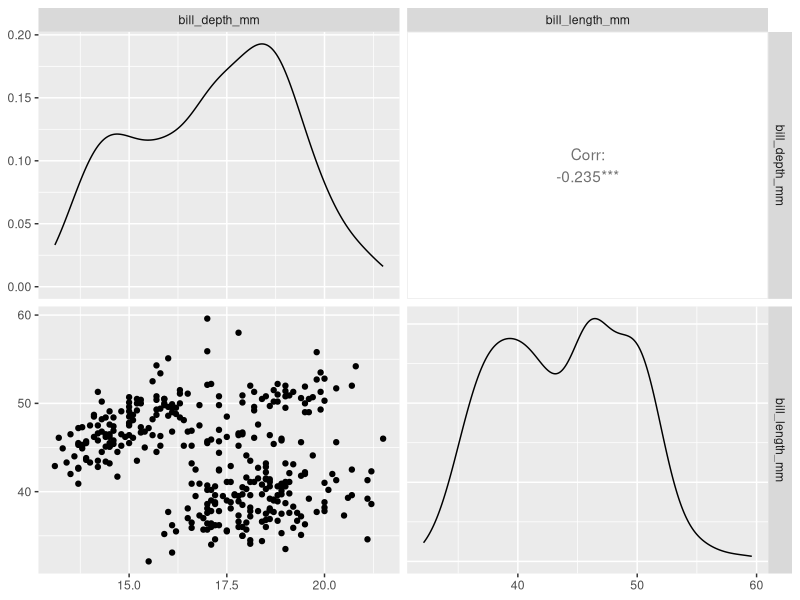
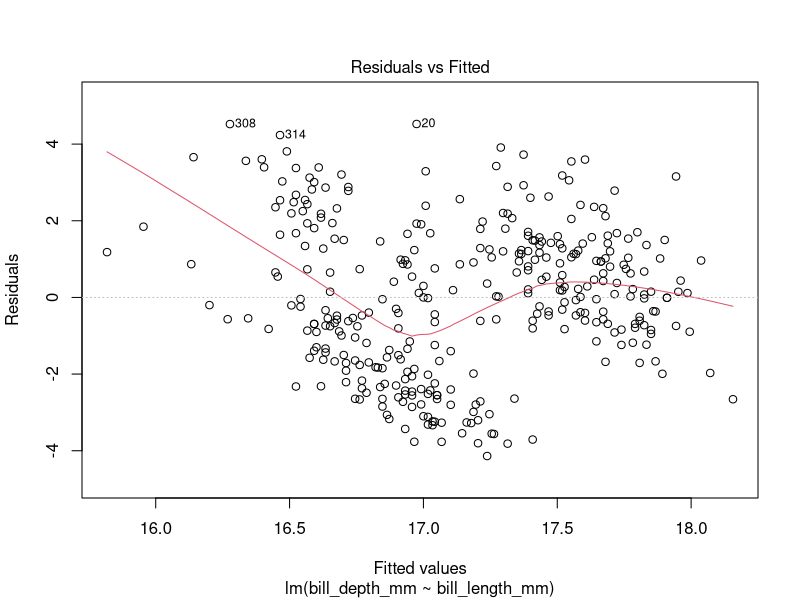
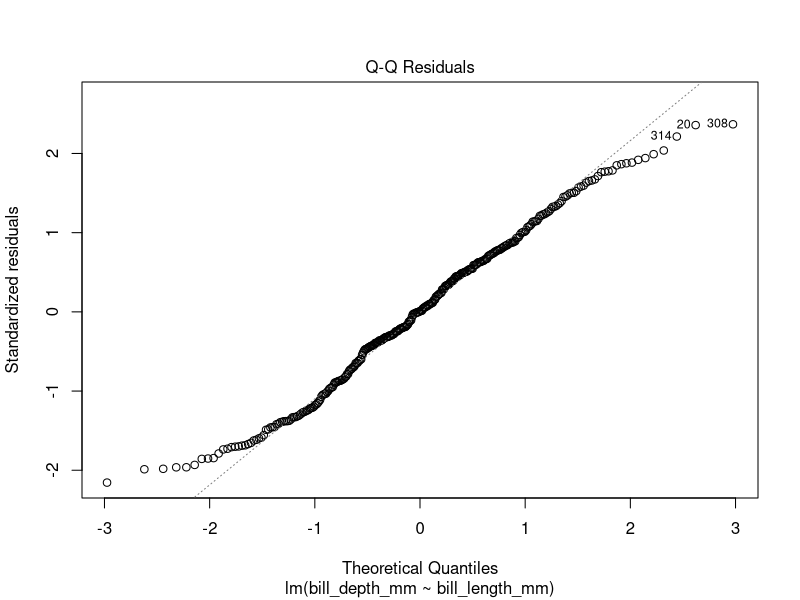
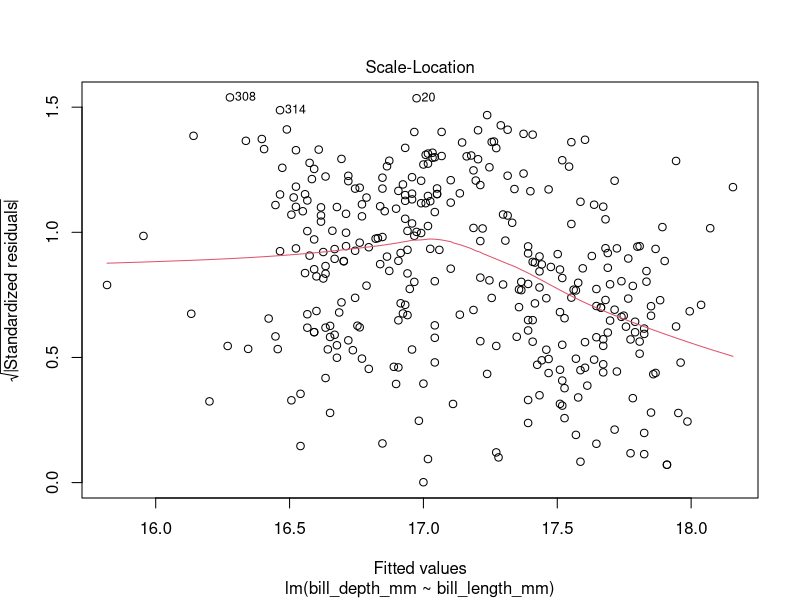
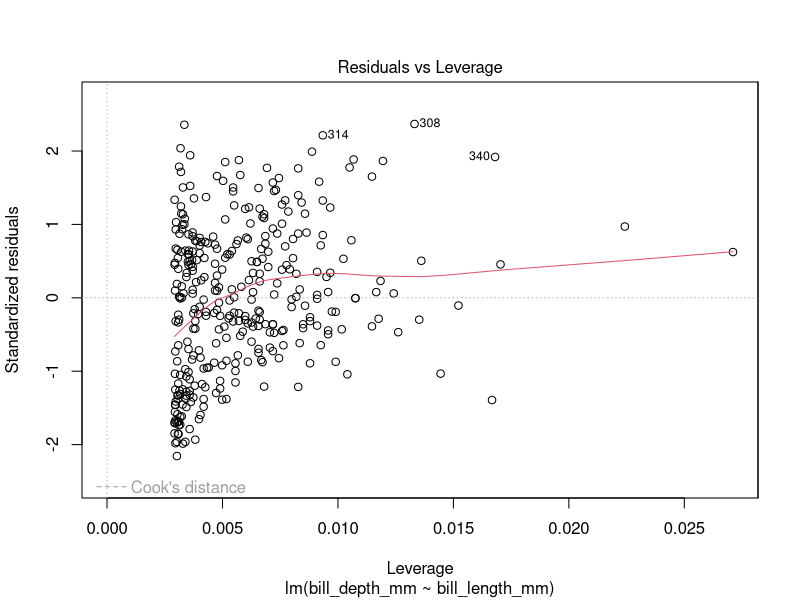

Reproduce these figures in R, in order.
## ---- chunk 1
knitr::opts_chunk$set(fig.width=6, fig.asp = 0.618) 
## ---- chunk 2
library(tidyverse)
library(palmerpenguins)
library(GGally)

glimpse(penguins)
penguins %>% 
  select(bill_depth_mm, bill_length_mm) %>%
  GGally::ggpairs()
## ---- chunk 3
lm_1 = lm(bill_depth_mm ~ bill_length_mm, data=penguins)
summary(lm_1)
## ---- chunk 4
class(lm_1)
typeof(lm_1)
plot(lm_1) 
## ---- chunk 5
lm_2 = lm(bill_depth_mm ~ bill_length_mm, data=penguins %>% filter(species=="Gentoo"))

lm_1
summary(lm_1)
lm_2
## ---- chunk 6
lm_3 = lm(bill_depth_mm ~ bill_length_mm + species, data=penguins)
summary(lm_3)

